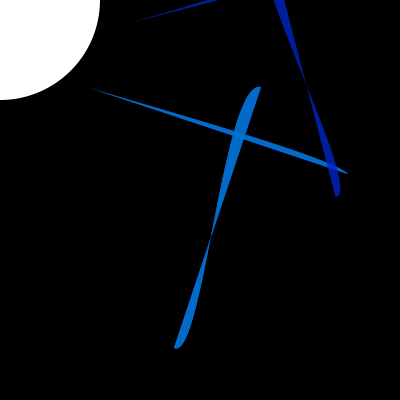
Frame 1 (no input)
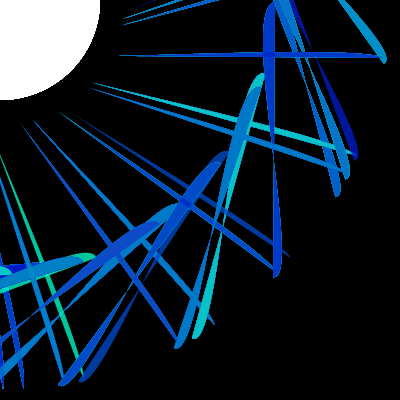
Frame 60 (the mouse pressed at the canvas centre just before this capture)
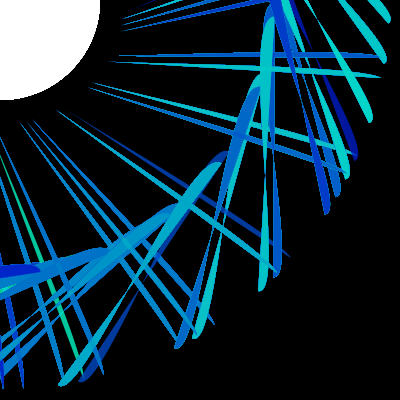
Frame 120 (the mouse held since frame 60 and released just before this capture)

The Processing sketch that drew these frames (run headless with seeded random() and noise(); from frame 60 on, the mouse is pressed at the canvas centre):

// Processing sketch: processing_184070
// ── processing_184070.pde

void setup(){
  size (400,400);
  background(0,0,0);
  noStroke();
  frameRate(60);
  smooth();
  rectMode(CENTER);
  
}


void draw(){
  noStroke();
    for(int c=0;c<400;c=c+20){
  floaters(87,87); }
  fill(255);
ellipse(0,0,200,200);
}



//No longer called for design purposes, I'm just leaving this code here for later reference
void flash(){
  for(int x=0; x<=600;x+=30) {
    for(int y=0;y<200; y=y+30){
      
      float a=random(255);
      float b=random(50);
      float c=random(45);
      float d=random(255);
      
      fill(a,b,c,d);
      ellipse(150,150,width,y);
    }}}

    
   int z=0;
   int speed=2;
  
 


void floaters(int a, int b){ 


float z=random(255);
float y=random(255);
float x=random(255);
fill(z/y,x,200,200);
rotate(radians(second()*a));
curve(a,0,2*a,4*a,3*a,b,width,height); 
curve(b,b,b,a,4*b,2*b,200,200); 

}
